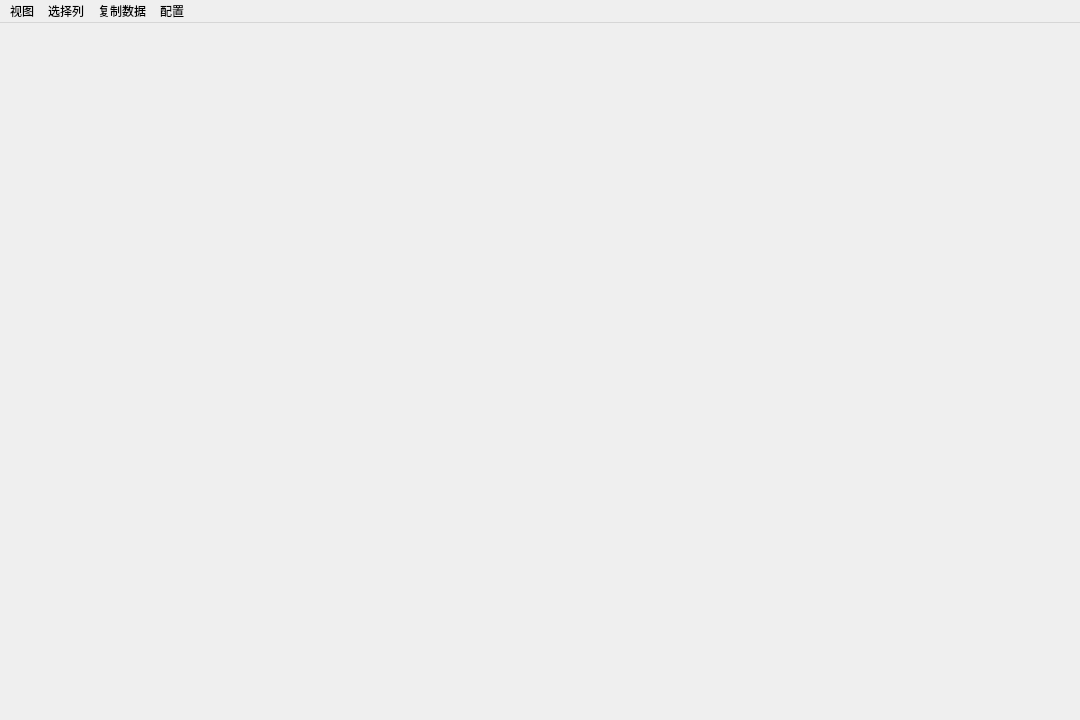
<?xml version="1.0" encoding="UTF-8"?>
<ui version="4.0">
 <class>MainWindow</class>
 <widget class="QMainWindow" name="MainWindow">
  <property name="geometry">
   <rect>
    <x>0</x>
    <y>0</y>
    <width>1080</width>
    <height>720</height>
   </rect>
  </property>
  <property name="windowTitle">
   <string>MainWindow</string>
  </property>
  <widget class="QWidget" name="centralWidget"/>
  <widget class="QMenuBar" name="menuBar">
   <property name="geometry">
    <rect>
     <x>0</x>
     <y>0</y>
     <width>1080</width>
     <height>23</height>
    </rect>
   </property>
   <widget class="QMenu" name="menu">
    <property name="title">
     <string>视图</string>
    </property>
    <addaction name="actionExpandAll"/>
    <addaction name="actionCollapseAll"/>
    <addaction name="separator"/>
    <addaction name="actionCompareView"/>
    <addaction name="actionDirView"/>
   </widget>
   <widget class="QMenu" name="menu_2">
    <property name="title">
     <string>选择列</string>
    </property>
    <addaction name="actionColName"/>
    <addaction name="actionColRefCount"/>
    <addaction name="actionColValue"/>
    <addaction name="actionColType"/>
   </widget>
   <widget class="QMenu" name="menu_3">
    <property name="title">
     <string>复制数据</string>
    </property>
    <addaction name="actionCopyName"/>
    <addaction name="actionCopyValue"/>
   </widget>
   <widget class="QMenu" name="menu_4">
    <property name="title">
     <string>配置</string>
    </property>
    <addaction name="actionRootDir"/>
   </widget>
   <addaction name="menu"/>
   <addaction name="menu_2"/>
   <addaction name="menu_3"/>
   <addaction name="menu_4"/>
  </widget>
  <action name="actionTreeView">
   <property name="checkable">
    <bool>true</bool>
   </property>
   <property name="text">
    <string>引用树</string>
   </property>
  </action>
  <action name="actionRootDir">
   <property name="text">
    <string>设置路径</string>
   </property>
  </action>
  <action name="actionCompareView">
   <property name="checkable">
    <bool>true</bool>
   </property>
   <property name="text">
    <string>对比视图</string>
   </property>
   <property name="toolTip">
    <string>对比视图</string>
   </property>
  </action>
  <action name="actionDirView">
   <property name="checkable">
    <bool>true</bool>
   </property>
   <property name="text">
    <string>目录树</string>
   </property>
  </action>
  <action name="actionExpandAll">
   <property name="text">
    <string>展开所有</string>
   </property>
   <property name="toolTip">
    <string>展开所有</string>
   </property>
   <property name="shortcut">
    <string>Ctrl+Shift+=</string>
   </property>
  </action>
  <action name="actionCollapseAll">
   <property name="text">
    <string>收起所有</string>
   </property>
   <property name="toolTip">
    <string>收起所有</string>
   </property>
   <property name="shortcut">
    <string>Ctrl+Shift+-</string>
   </property>
  </action>
  <action name="actionColName">
   <property name="checkable">
    <bool>true</bool>
   </property>
   <property name="text">
    <string>名称</string>
   </property>
  </action>
  <action name="actionColRefCount">
   <property name="checkable">
    <bool>true</bool>
   </property>
   <property name="text">
    <string>引用计数</string>
   </property>
  </action>
  <action name="actionColValue">
   <property name="checkable">
    <bool>true</bool>
   </property>
   <property name="text">
    <string>值</string>
   </property>
  </action>
  <action name="actionColType">
   <property name="checkable">
    <bool>true</bool>
   </property>
   <property name="text">
    <string>类型</string>
   </property>
  </action>
  <action name="actionCopyName">
   <property name="text">
    <string>名称</string>
   </property>
   <property name="shortcut">
    <string>Ctrl+C</string>
   </property>
  </action>
  <action name="actionCopyValue">
   <property name="text">
    <string>值</string>
   </property>
   <property name="shortcut">
    <string>Ctrl+Shift+C</string>
   </property>
  </action>
 </widget>
 <layoutdefault spacing="6" margin="11"/>
 <resources/>
 <connections/>
</ui>
